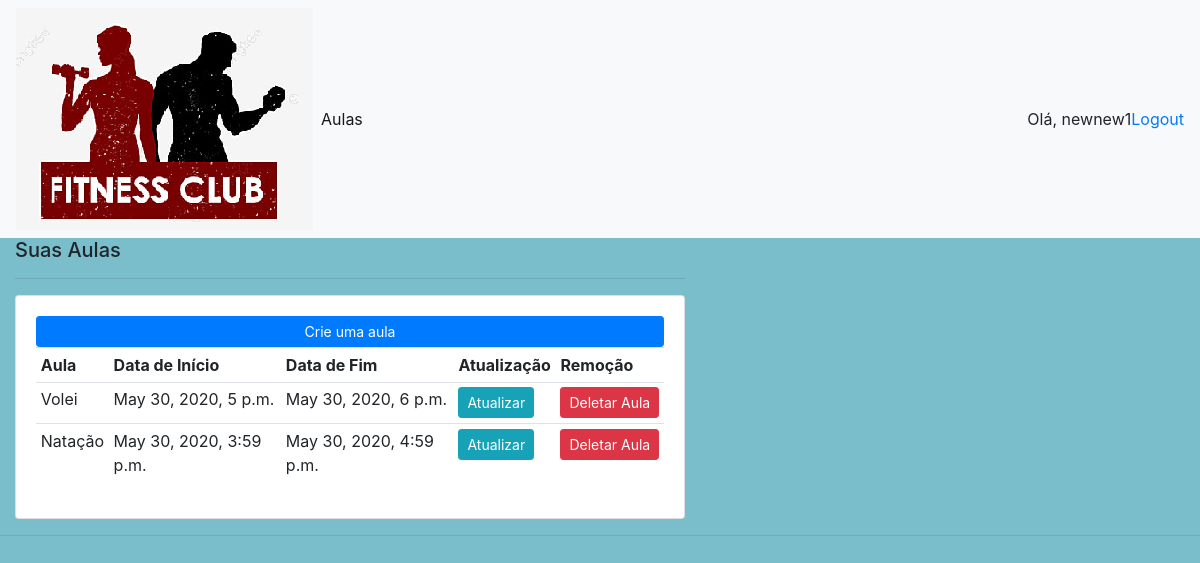
Page /dashboard_professor/ (signed in) on the committed database.
### account/models.py (models this page shows, shortened)
class Class(models.Model):
    user = models.ForeignKey(User, verbose_name="user", null=True, on_delete=models.SET_NULL)
    class_name = models.CharField(max_length=200, verbose_name="Aula", null=True)
    start_date = models.DateTimeField(null=True, verbose_name="Data de Início")
    end_date = models.DateTimeField(null=True, verbose_name="Data de Fim")

### account/decorators.py (the view)
    def wrapper_function(request, *args, **kwargs):
        group = None
        if request.user.groups.exists():
            group = request.user.groups.all()[0].name
            if group == 'student':
                return redirect('dashboard_student')
            else:
                return view_func(request, *args, **kwargs)

### account/views.py (called while the page is built)
@login_required(login_url='login')
@professor_and_admin_only
def dashboard_professor(request):
    classes = Class.objects.filter(user=request.user)
    context = {'classes': classes}
    return render(request, 'accounts/dashboard_professor.html', context)

### account/templates/accounts/dashboard_professor.html
{%  extends 'accounts/main_professor_page.html' %}
{% load static %}
{% block content %}
<div class="col-md-7">
		<h5>Suas Aulas</h5>
		<hr>
		<div class="card card-body">
			<a class="btn btn-primary  btn-sm btn-block" href="{% url 'create_class' %}">Crie uma aula</a>
			<table class="table table-sm">
				<tr>
					<th>Aula</th>
					<th>Data de Início</th>
					<th>Data de Fim</th>
					<th>Atualização</th>
					<th>Remoção</th>
				</tr>
				{% for class in classes %}
					<tr>
						<td>{{class.class_name}}</td>
						<td>{{class.start_date}}</td>
						<td>{{class.end_date}}</td>
						<td><a class="btn btn-sm btn-info" href="{% url 'update_class' class.id %}">Atualizar</a></td>
						<td><a class="btn btn-sm btn-danger" href="{% url 'delete_class' class.id %}">Deletar Aula</a></td>
					</tr>
				{% endfor %}
			</table>
		</div>
	</div>
{% endblock %}

### account/templates/accounts/professornavbar.html (shortened to what this page needs)
{% load static %}
<nav class="navbar navbar-expand-lg navbar-light bg-light">
  <img src="{% static 'images/academia_logo.png' %}">
  <div class="collapse navbar-collapse" id="navbarNav">
    <ul class="navbar-nav">
      <li class="nav-item active">
        <a class="nav-link" href="/dashboard_professor/">Aulas</a>
      </li>
    </ul>
  </div>
    <span class="hello-msg">Olá, {{request.user.username}}</span>
    <span ><a  class="hello-msg" href="{% url 'logout' %}"> Logout</a></span>
</nav>

### static/css/main.css (style rules this page uses)
body, html { margin: 0; padding: 0; height: 100%; background: #7abecc !important; }

### rows in the picture
Class: class_name "Volei", start_date "May 30, 2020, 5 p.m.", end_date "May 30, 2020, 6 p.m."
Class: class_name "Natação", start_date "May 30, 2020, 3:59 p.m.", end_date "May 30, 2020, 4:59 p.m."

### other values in the picture
{{ request.user.username }} "newnew1"
